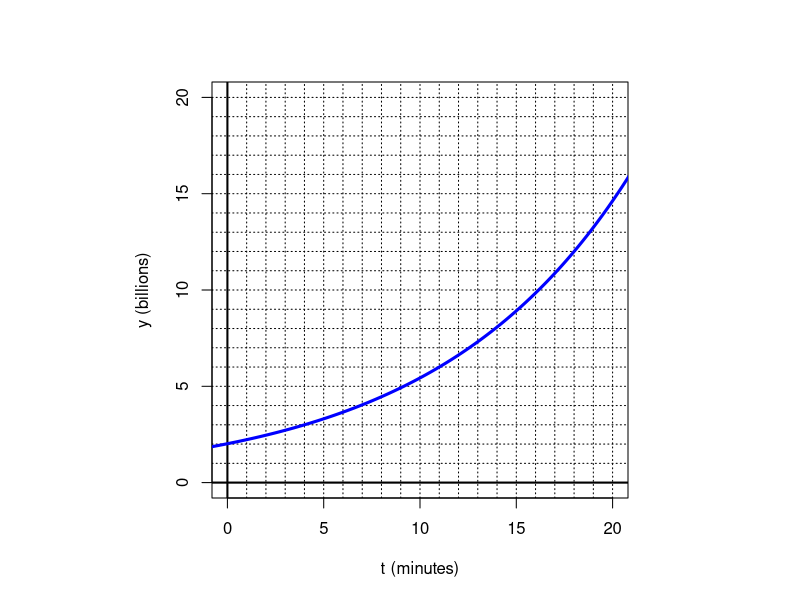
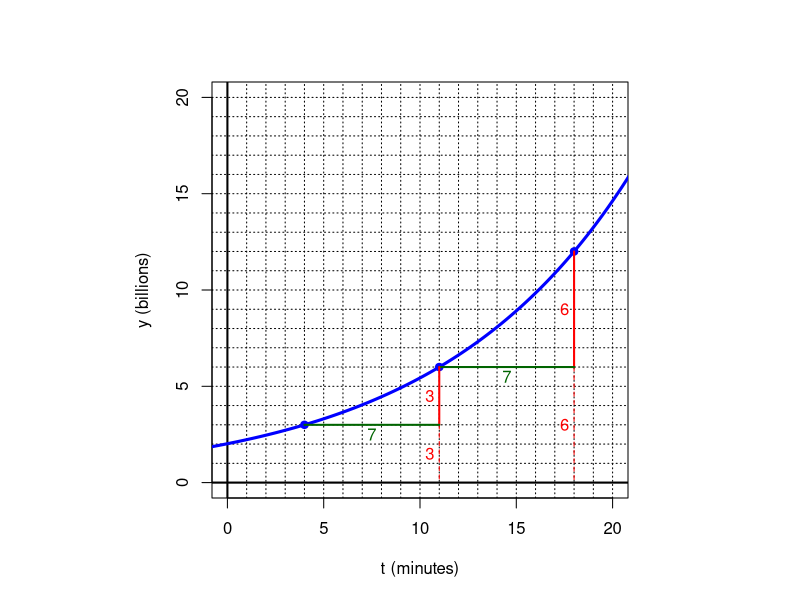

The R script that drew these images, in order:
## ---- chunk 1
hl = -sample(2:8,1)
lowy = sample(1:5,1)
lowx = sample((1-2*hl):(20),1)
hiy = lowy*4
## ---- chunk 2
par(pty="s")
plot(0,0,type="n",xlim=c(0,20),ylim=c(0,20),xlab="t (minutes)",ylab="y (billions)")
for(i in 1:20){
  abline(h=i,lty=3)
  abline(v=i,lty=3)
}
abline(h=0,lwd=2)
abline(v=0,lwd=2)
t = seq(-1,21,0.01)
y = hiy*(1/2)^((t-lowx)/hl)
lines(t,y,lwd=3,col="blue")
# points(c(lowx-2*hl,lowx-hl,lowx,lowx+hl,lowx+2*hl),c(hiy*4,hiy*2,hiy,hiy/2,hiy/4),col="blue",pch=19)
# if(round(100*hiy/8)/100==round(hiy/8)){
#   points(lowx+3*hl,hiy/8,col="blue",pch=19)
# }
## ---- chunk 3
par(pty="s")
plot(0,0,type="n",xlim=c(0,20),ylim=c(0,20),xlab="t (minutes)",ylab="y (billions)")
for(i in 1:20){
  abline(h=i,lty=3)
  abline(v=i,lty=3)
}
abline(h=0,lwd=2)
abline(v=0,lwd=2)
t = seq(-1,21,0.01)
y = hiy*(1/2)^((t-lowx)/hl)
lines(t,y,lwd=3,col="blue")
points(c(lowx-2*hl,lowx-hl,lowx,lowx+hl,lowx+2*hl),c(hiy*4,hiy*2,hiy,hiy/2,hiy/4),col="blue",pch=19)
if(round(100*hiy/8)/100==round(hiy/8)){
  points(lowx+3*hl,hiy/8,col="blue",pch=19)
}
lines(c(lowx,lowx),c(hiy,hiy/2),col="red",lwd=2)
text(lowx-0.5,3*hiy/4,hiy/2,col="red")
lines(c(lowx,lowx),c(hiy/2,0),col="red",lwd=1,lty=2)
text(lowx-0.5,hiy/4,hiy/2,col="red")
lines(c(lowx,lowx+hl),c(hiy/2,hiy/2),col="darkgreen",lwd=2)
text(lowx+hl/2,hiy/2-0.5,-hl,col="darkgreen")
lines(c(lowx+hl,lowx+hl),c(hiy/2,hiy/4),col="red",lwd=2)
text(lowx+hl-0.5,3*hiy/8,hiy/4,col="red")
lines(c(lowx+hl,lowx+hl),c(hiy/4,0),col="red",lwd=1,lty=2)
text(lowx+hl-0.5,hiy/8,hiy/4,col="red")
lines(c(lowx+hl,lowx+2*hl),c(hiy/4,hiy/4),col="darkgreen",lwd=2)
text(lowx+3*hl/2,hiy/4-0.5,-hl,col="darkgreen")
